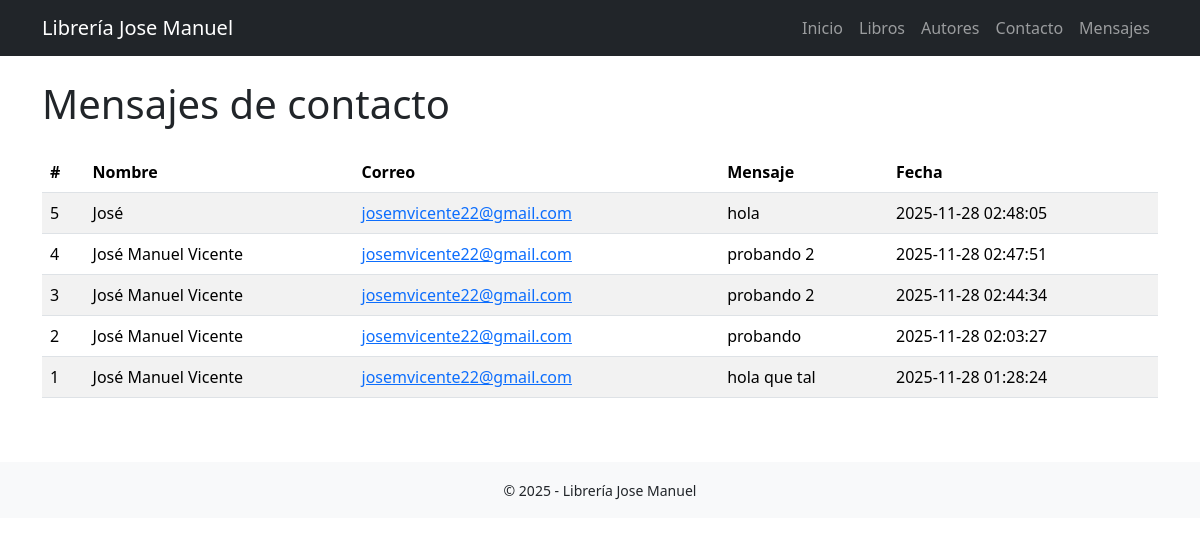
Screenshot of /pages/mensajes.php with the database file from the repository.
### tables this page shows
CREATE TABLE `contacto` (
  `id_contacto` int NOT NULL AUTO_INCREMENT,
  `nombre` varchar(100) NOT NULL,
  `email` varchar(150) NOT NULL,
  `mensaje` text NOT NULL,
  `fecha` timestamp NULL DEFAULT CURRENT_TIMESTAMP,
  PRIMARY KEY (`id_contacto`)
);

### pages/mensajes.php (the view)
<?php
require_once __DIR__ . '/../config/db.php';
include __DIR__ . '/../includes/header.php';
$sql = "
    SELECT id_contacto, nombre, email, mensaje, fecha
    FROM contacto
    ORDER BY fecha DESC
";
$stmt = $pdo->query($sql);
$mensajes = $stmt->fetchAll();
?>
<div class="container mt-4">
    <h1 class="mb-4">Mensajes de contacto</h1>
    <?php if (count($mensajes) === 0): ?>
        <div class="alert alert-info">
            No hay mensajes registrados todavía.
        </div>
    <?php else: ?>
        <div class="table-responsive">
            <table class="table table-striped table-hover align-middle table-custom">
                <thead>
                    <tr>
                        <th>#</th>
                        <th>Nombre</th>
                        <th>Correo</th>
                        <th>Mensaje</th>
                        <th>Fecha</th>
                    </tr>
                </thead>
                <tbody>
                    <?php foreach ($mensajes as $fila): ?>
                        <tr>
                            <td><?= $fila['id_contacto'] ?></td>
                            <td><?= htmlspecialchars($fila['nombre']) ?></td>
                            <td>
                                <a href="mailto:<?= htmlspecialchars($fila['email']) ?>">
                                    <?= htmlspecialchars($fila['email']) ?>
                                </a>
                            </td>
                            <td><?= nl2br(htmlspecialchars($fila['mensaje'])) ?></td>
                            <td><?= $fila['fecha'] ?></td>
                        </tr>
                    <?php endforeach; ?>
                </tbody>
            </table>
        </div>
    <?php endif; ?>
</div>
<?php include __DIR__ . '/../includes/footer.php'; ?>

### rows the page displays
contacto: id_contacto "5", nombre "José", email "josemvicente22@gmail.com", mensaje "hola", fecha "2025-11-28 02:48:05"
contacto: id_contacto "4", nombre "José Manuel Vicente", email "josemvicente22@gmail.com", mensaje "probando 2", fecha "2025-11-28 02:47:51"
contacto: id_contacto "3", nombre "José Manuel Vicente", email "josemvicente22@gmail.com", mensaje "probando 2", fecha "2025-11-28 02:44:34"
contacto: id_contacto "2", nombre "José Manuel Vicente", email "josemvicente22@gmail.com", mensaje "probando", fecha "2025-11-28 02:03:27"
contacto: id_contacto "1", nombre "José Manuel Vicente", email "josemvicente22@gmail.com", mensaje "hola que tal", fecha "2025-11-28 01:28:24"
